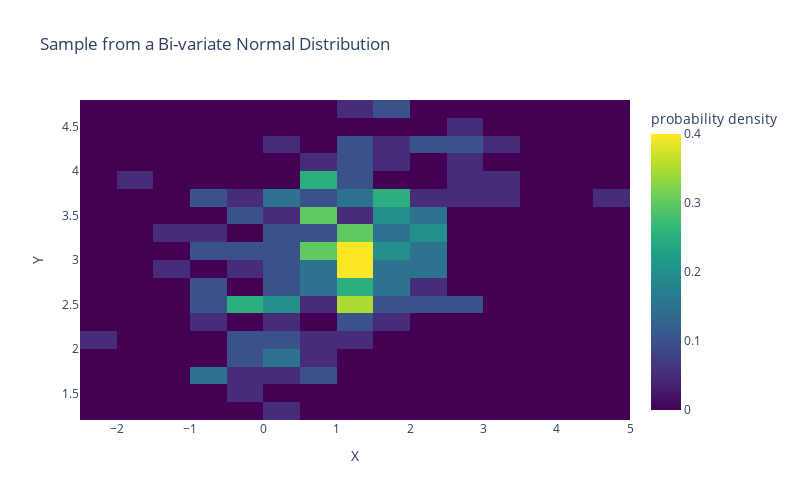

Notebook code cell kept with this figure:
### Markdown cell above
Customise the color of the bars using the input `color_continuous_scale` as follows

### Code cell
fig = px.density_heatmap(df, x="X", y="Y",
                         color_continuous_scale="Viridis",
                         nbinsx= 25,
                         nbinsy=25,
                         histnorm='probability density',
                         height = 500, width = 800,
                         title='Sample from a Bi-variate Normal Distribution')
fig.show()

### Figure 1 — Plotly figure (JSON) as saved in the notebook; plotly's stock layout.template omitted (floating-point values rounded to 4 significant figures; data arrays with more than 128 entries replaced by an {"elided": "..."} marker saying what was removed)
{"data": [{"coloraxis": "coloraxis", "histnorm": "probability density", "hovertemplate": "X=%{x}<br>Y=%{y}<br>probability density=%{z}<extra></extra>", "name": "", "nbinsx": 25, "nbinsy": 25, "type": "histogram2d", "x": {"elided": "200 float values"}, "xaxis": "x", "xbingroup": "x", "y": {"elided": "200 float values"}, "yaxis": "y", "ybingroup": "y"}], "layout": {"coloraxis": {"colorbar": {"title": {"text": "probability density"}}, "colorscale": [[0, "#440154"], [0.1111, "#482878"], [0.2222, "#3e4989"], [0.3333, "#31688e"], [0.4444, "#26828e"], [0.5556, "#1f9e89"], [0.6667, "#35b779"], [0.7778, "#6ece58"], [0.8889, "#b5de2b"], [1, "#fde725"]]}, "height": 500, "legend": {"tracegroupgap": 0}, "title": {"text": "Sample from a Bi-variate Normal Distribution"}, "width": 800, "xaxis": {"anchor": "y", "domain": [0, 1], "title": {"text": "X"}}, "yaxis": {"anchor": "x", "domain": [0, 1], "title": {"text": "Y"}}}}
